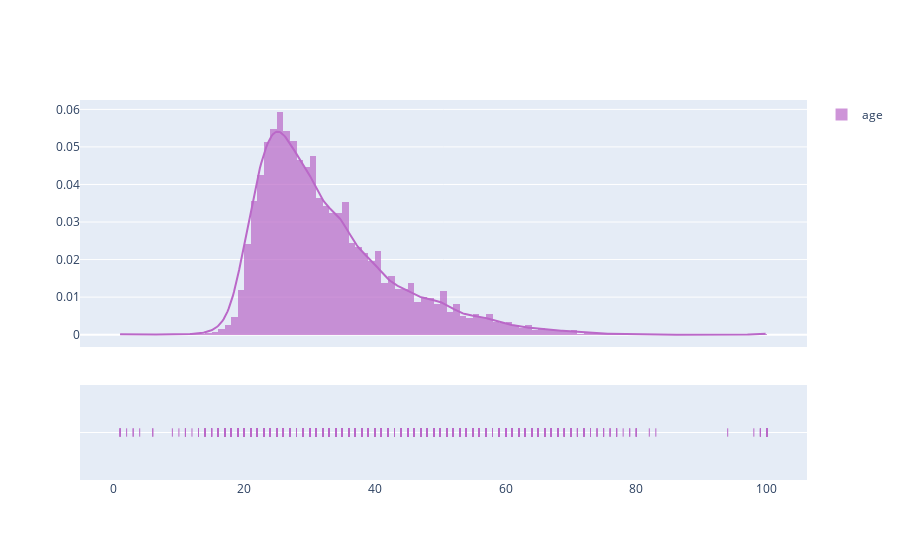

The code cell stored with this chart in its notebook:
### Code cell
#연령 분포
fig = fig_fact.create_distplot([mcq[mcq['Age'] > 0]['Age']], ['age'], colors=['#BA68C8'])
py.iplot(fig, filename='Basic Distplot')
#sns.distplot(mcq[mcq['Age'] > 0]['Age'])

### Figure 1 — Plotly figure (JSON) as saved in the notebook; plotly's stock layout.template omitted (floating-point values rounded to 4 significant figures; data arrays with more than 128 entries replaced by an {"elided": "..."} marker saying what was removed)
{"data": [{"autobinx": false, "histnorm": "probability density", "legendgroup": "age", "marker": {"color": "#BA68C8"}, "name": "age", "opacity": 0.7, "type": "histogram", "x": {"elided": "16375 int values"}, "xaxis": "x", "xbins": {"end": 100, "size": 1, "start": 1}, "yaxis": "y"}, {"legendgroup": "age", "marker": {"color": "#BA68C8"}, "mode": "lines", "name": "age", "showlegend": false, "type": "scatter", "x": {"elided": "500 float values"}, "xaxis": "x", "y": {"elided": "500 float values"}, "yaxis": "y"}, {"legendgroup": "age", "marker": {"color": "#BA68C8", "symbol": "line-ns-open"}, "mode": "markers", "name": "age", "showlegend": false, "type": "scatter", "x": {"elided": "16375 int values"}, "xaxis": "x", "y": {"elided": "16375 str values"}, "yaxis": "y2"}], "layout": {"barmode": "overlay", "hovermode": "closest", "legend": {"traceorder": "reversed"}, "xaxis": {"anchor": "y2", "domain": [0, 1], "zeroline": false}, "yaxis": {"anchor": "free", "domain": [0.35, 1], "position": 0}, "yaxis2": {"anchor": "x", "domain": [0, 0.25], "dtick": 1, "showticklabels": false}}}
